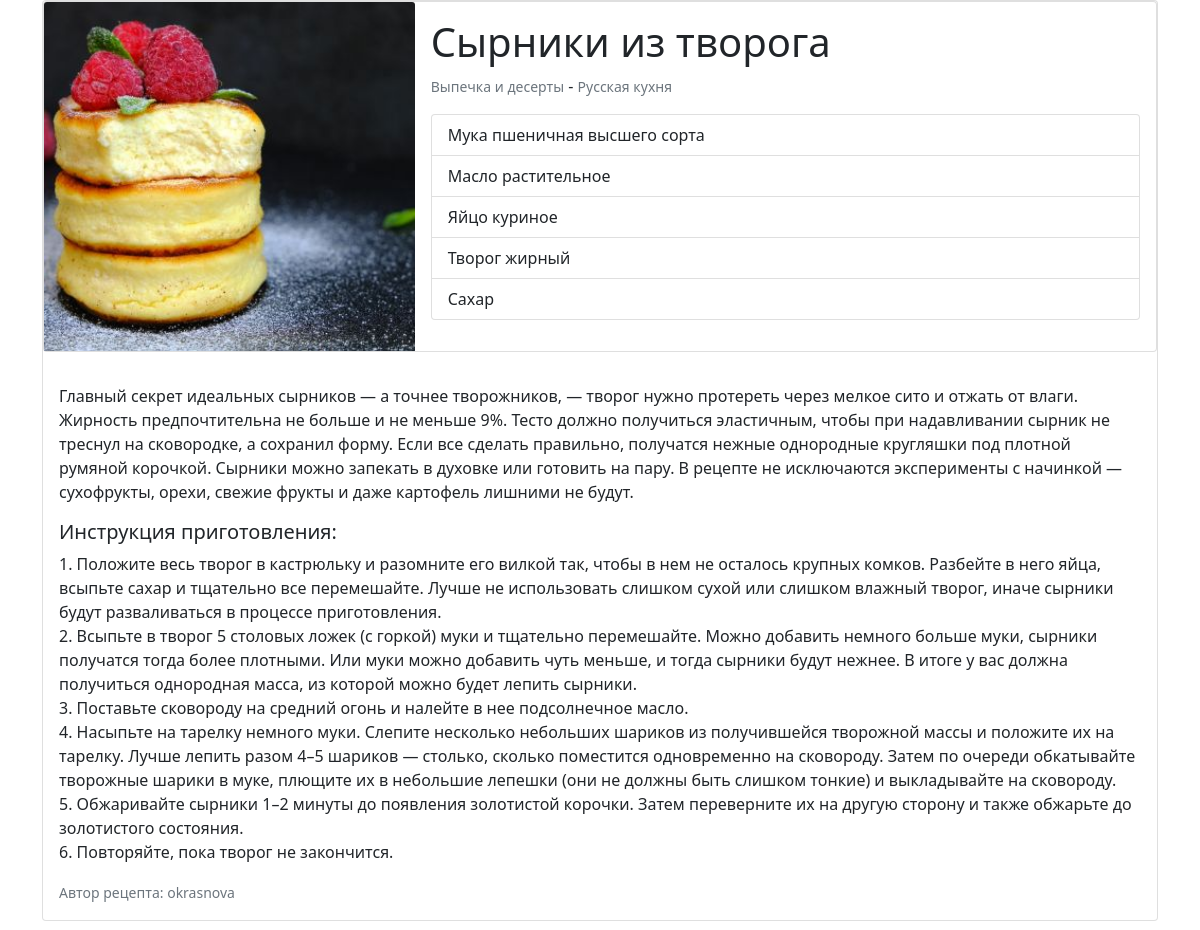
The page /2/ on the database as committed earlier.
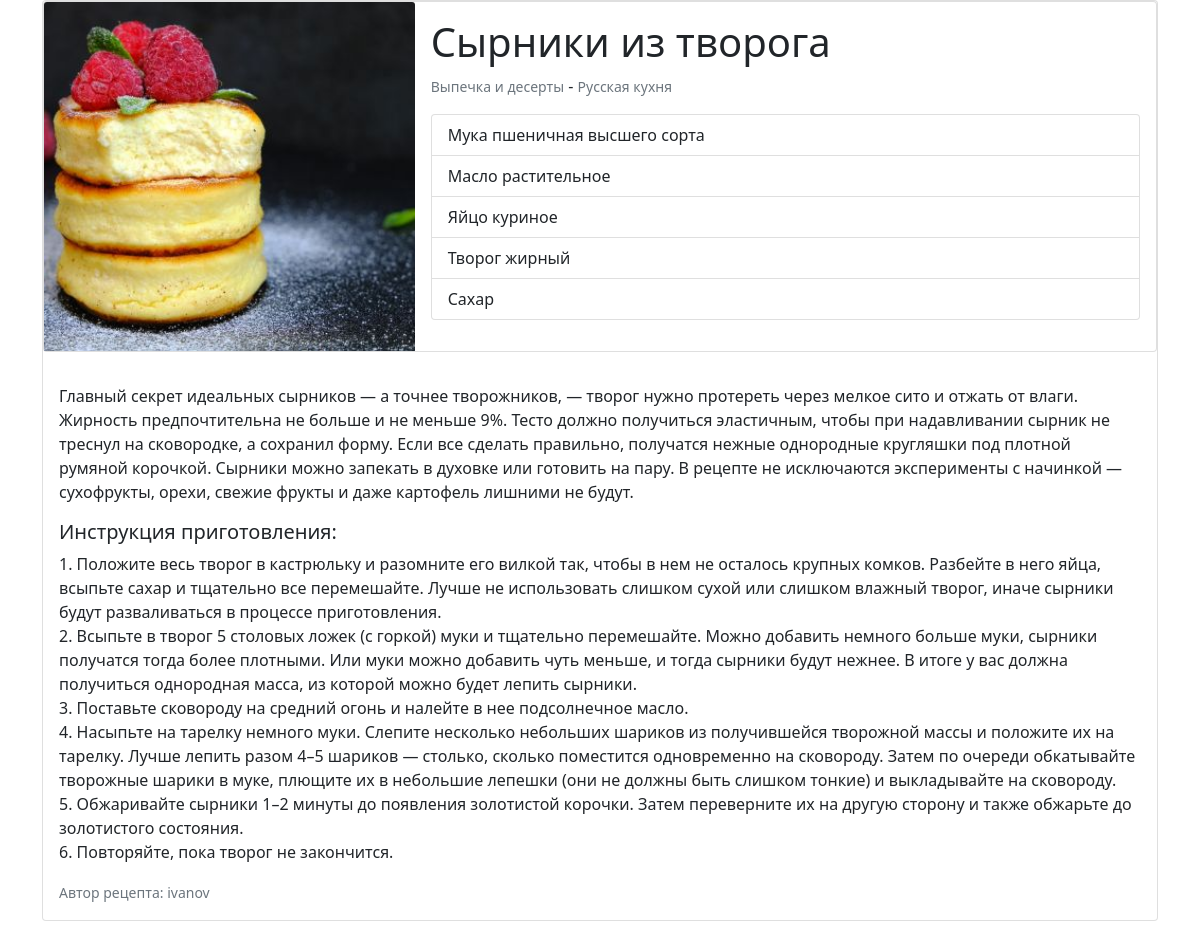
The same page on the database as committed later.
### recipes/models.py (models this page shows, shortened)
class Recipe(models.Model):
    id_section = models.ForeignKey(Section, verbose_name="раздел", on_delete=models.SET_NULL, null=True)
    id_kitchen = models.ForeignKey(Kitchen, verbose_name="кухня", on_delete=models.SET_NULL, null=True)
    ingredients = models.ManyToManyField(Ingredients, verbose_name="ингредиенты", related_name="ingredients_recipe")
    title = models.CharField("Название рецепта", max_length=150)
    description = models.TextField("Описание")
    steps = models.TextField("Шаги приготовления")
    image = models.ImageField("Изображение", upload_to="media/", null=True)
    status = models.BooleanField("Опубликовано", default=True)
    id_user = models.ForeignKey(settings.AUTH_USER_MODEL, verbose_name="пользователь автор", on_delete=models.SET_NULL,
                                null=True)
    class Meta:
        verbose_name = "Рецепт"
        verbose_name_plural = "Рецепты"

class Section(models.Model):
    name_section = models.CharField("Название раздела", max_length=150)
    description = models.TextField("Описание")
    def __str__(self):
        return self.name_section
    class Meta:
        verbose_name = "Раздел"
        verbose_name_plural = "Разделы"

class Kitchen(models.Model):
    id_country = models.ForeignKey(Country, verbose_name="страны", on_delete=models.SET_NULL, null=True)
    name_kitchen = models.CharField("Название кухни", max_length=150)
    def __str__(self):
        return self.name_kitchen
    class Meta:
        verbose_name = "Кухня"
        verbose_name_plural = "Кухни"

### recipes/views.py (the view)
# urls.py: path("<int:pk>/", views.RecipeDetailView.as_view()),
class RecipeDetailView(View):
    def get(self, request, pk):
        recipe = Recipe.objects.get(id=pk)
        return render(request, "recipe_detail.html", {"recipe": recipe})

### recipes/models.py (called while the page is built)
    def __str__(self):
        return self.ingredient_name

### recipes/templates/recipe_detail.html (shortened to what this page needs)
<!DOCTYPE html>
{% load static %}
<html lang="en">
<head>
    <link rel="stylesheet" href="{% static 'style.css' %}">
    <link href="https://cdn.jsdelivr.net/npm/bootstrap@5.0.0-beta1/dist/css/bootstrap.min.css" rel="stylesheet">
</head>
<body>
<div class="container">
  <div class="row">
    <div class="col-sm">
      <div class="card mb-3">
          <div class="card mb-3">
              <div class="row g-0">
                <div class="col-md-4">
                 <img src="{{ recipe.image.url }}" class="card-img-top" alt="...">
                </div>
                <div class="col-md-8">
                  <div class="card-body">
                     <h1 class="card-title">{{ recipe.title }}</h1>
                       <p class="card-text"><small class="text-muted">{{ recipe.id_section }}</small> - <small class="text-muted">{{ recipe.id_kitchen }}</small></p>
                      <ul class="list-group">
                      {% for ingredient in recipe.ingredients.all %}
                          <li class="list-group-item">{{ ingredient }}</li>
                          {% endfor %}
                      </ul>
                  </div>
                </div>
              </div>
            </div>
          <div class="card-body">
              <p class="card-text">{{ recipe.description }}</p>
              <h5>Инструкция приготовления:</h5>
              <p class="card-text">{{ recipe.steps|safe }}</p>
            <p class="card-text"><small class="text-muted">Автор рецепта: {{ recipe.id_user }}</small></p>
          </div>
        </div>
    </div>
  </div>
</div>
</body>
</html>

Rows that differ between the two databases and show on the page:
changed Recipe "Сырники из творога": id_user "okrasnova" → "ivanov"
